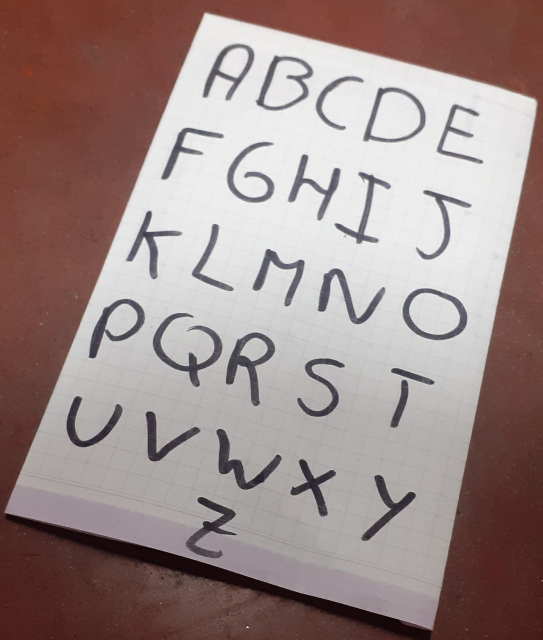
#> input picture examen2/Pruebas/proceso completo/1.jpg, 1086 x 1280 px (shown at 1/2 size)
$ python conjuntomorfo.py
#> lines starting #> are read from the running program, lines starting #| are printed output that depends on the picture; after the words box and inside, x2 and y2 are one past the last pixel; in counts of white or black regions, pixels touching at a corner belong together
import numpy as np
import cv2
from matplotlib import pyplot as plt


def thresh(img):
    img_out = img
    height, width = img_out.shape
    for i in range(height):
        for j in range(width):
            if img_out[i][j]<=108:
                img_out[i][j]=0
            else:
                img_out[i][j]=255

    return img_out


def dilation(img,kernel):
    f,c=img.shape
    img2=np.zeros((f,c),np.uint8)
    for i in range(2,f-3):
        for j in range(2,c-3):
            sm=[kernel[0][0]*img[i-2][j-1],kernel[0][1]*img[i-2][j],kernel[0][2]*img[i-2][j+1],kernel[0][3]*img[i-2][j-2],kernel[0][4]*img[i-2][j+2],
                kernel[1][0]*img[i-1][j-1],kernel[1][1]*img[i-1][j],kernel[1][2]*img[i-1][j+1],kernel[1][3]*img[i-1][j-2],kernel[1][4]*img[i-1][j+2],
                kernel[2][0]*img[i][j-1],kernel[2][1]*img[i][j],kernel[2][2]*img[i][j+1],kernel[2][3]*img[i][j-2],kernel[2][4]*img[i][j+2],
                kernel[3][0]*img[i+1][j-1],kernel[3][1]*img[i+1][j],kernel[3][2]*img[i+1][j+1],kernel[3][3]*img[i+1][j-2],kernel[3][4]*img[i+1][j+2],
                kernel[4][0]*img[i+2][j-1],kernel[4][1]*img[i+2][j],kernel[4][2]*img[i+2][j+1],kernel[4][3]*img[i+2][j-2],kernel[4][4]*img[i+2][j+2]]
            img2[i][j]=np.max(sm)
    return img2
def erosion(img,kernel):
    f,c=img.shape
    img2=np.zeros((f,c),np.uint8)
    for i in range(2,f-3):
        for j in range(2,c-3):
            sm=[kernel[0][0]*img[i-2][j-1],kernel[0][1]*img[i-2][j],kernel[0][2]*img[i-2][j+1],kernel[0][3]*img[i-2][j-2],kernel[0][4]*img[i-2][j+2],
                kernel[1][0]*img[i-1][j-1],kernel[1][1]*img[i-1][j],kernel[1][2]*img[i-1][j+1],kernel[1][3]*img[i-1][j-2],kernel[1][4]*img[i-1][j+2],
                kernel[2][0]*img[i][j-1],kernel[2][1]*img[i][j],kernel[2][2]*img[i][j+1],kernel[2][3]*img[i][j-2],kernel[2][4]*img[i][j+2],
                kernel[3][0]*img[i+1][j-1],kernel[3][1]*img[i+1][j],kernel[3][2]*img[i+1][j+1],kernel[3][3]*img[i+1][j-2],kernel[3][4]*img[i+1][j+2],
                kernel[4][0]*img[i+2][j-1],kernel[4][1]*img[i+2][j],kernel[4][2]*img[i+2][j+1],kernel[4][3]*img[i+2][j-2],kernel[4][4]*img[i+2][j+2]]
            img2[i][j]=np.min(sm)
    return img2
def opening(img,kernel):
    img1=erosion(img,kernel)
    img2=dilation(img1,kernel)
    return img2

def closing(img,kernel):
    img1=dilation(img,kernel)
    img2=erosion(img1,kernel)
    return img2


def conjunto(img,kernel):
    r=thresh(img)
    r=dilation(r,kernel)
    r=closing(r,kernel)
    r=erosion(r,kernel)
    r=opening(r,kernel)
    r=dilation(r,kernel)
    r=dilation(r,kernel)
    r=dilation(r,kernel)
    return r

def esquinas(img):
    gray = cv2.cvtColor(img,cv2.COLOR_BGR2GRAY)
    corners = cv2.goodFeaturesToTrack(gray, 4, 0.01, 200)
    corners = np.int0(corners)
    f = open ('puntos.txt','w')
    h,w,c=img.shape
    for i in range(4):
        if int(corners[i][0][0]) > h/2 and int(corners[i][0][1] > w/2):
            punto1=(corners[i][0][0],corners[i][0][1])

        elif int(corners[i][0][0]) > w/2 and int(corners[i][0][1] < h/2):
            punto2=(corners[i][0][0],corners[i][0][1])

        elif int(corners[i][0][0]) < w/2 and int(corners[i][0][1] < h/2):
            punto3=(corners[i][0][0],corners[i][0][1])
        else:
            punto4=(corners[i][0][0],corners[i][0][1])
    f.write(str(punto1[0]))
    f.write(",")
    f.write(str(punto1[1]))
    f.write(",")
    f.write(str(punto2[0]))
    f.write(",")
    f.write(str(punto2[1]))
    f.write(",")
    f.write(str(punto3[0]))
    f.write(",")
    f.write(str(punto3[1]))
    f.write(",")
    f.write(str(punto4[0]))
    f.write(",")
    f.write(str(punto4[1]))
    f.close()


img=cv2.imread('1.jpg',0)
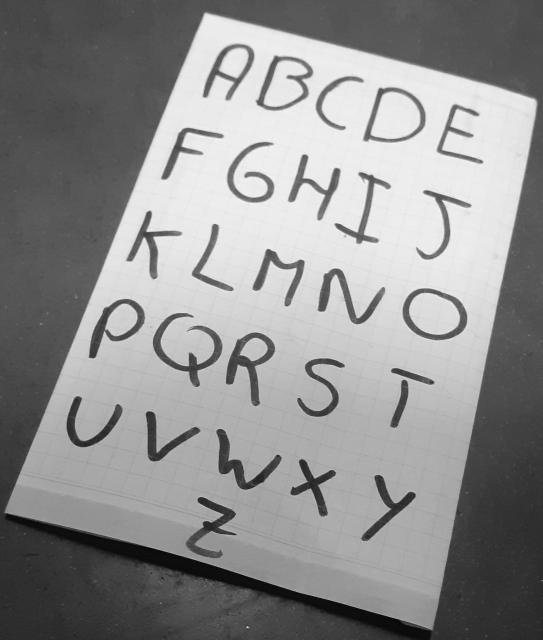
#> img: shape (1280, 1086) (shown at 1/2 size); min 0, max 255, mean 143.1
img=cv2.resize(img,(500,500))
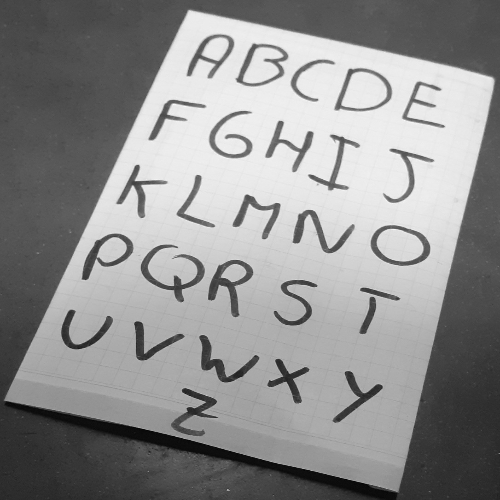
#> img: shape (500, 500); min 2, max 252, mean 143
kernel=np.ones((5,5),np.uint8)
reso=conjunto(img,kernel)
#> after the loop in thresh, `for i in range(height):`:
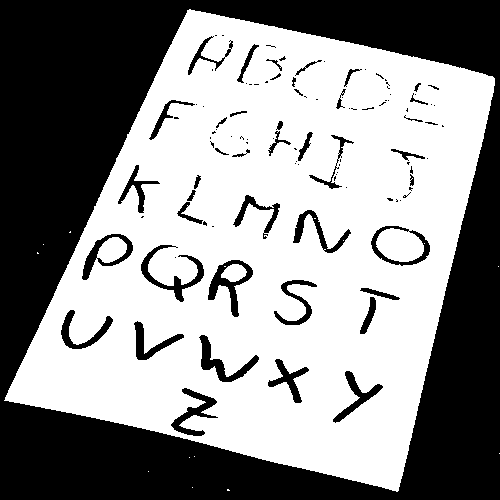
#> img_out: shape (500, 500); 56.5% white; 109 black regions (66 under 20 px), largest, box (x1, y1, x2, y2) and area: (0, 0, 500, 500) 97121, (141, 245, 204, 302) 809, (208, 260, 253, 317) 804
#> after the loop in dilation, `for i in range(2,f-3):`: img2: shape (500, 500); 62.3% white; 85 black regions (68 under 20 px), largest, box (x1, y1, x2, y2) and area: (0, 0, 500, 500) 92983, (203, 338, 230, 380) 215, (210, 274, 236, 314) 164
#> after the loop in dilation (call 2), `for i in range(2,f-3):`: img2: shape (500, 500); 64.5% white; 3 black regions (2 under 20 px), largest, box (x1, y1, x2, y2) and area: (0, 0, 500, 500) 88637
#> after the loop in erosion, `for i in range(2,f-3):`: img2: shape (500, 500); 62.8% white; 3 black regions, box (x1, y1, x2, y2) and area: (0, 0, 500, 500) 93032, (204, 346, 209, 356) 50, (204, 362, 209, 367) 25
#> after the loop in erosion (call 2), `for i in range(2,f-3):`: img2: shape (500, 500); 61.1% white; 3 black regions, box (x1, y1, x2, y2) and area: (0, 0, 500, 500) 97148, (202, 344, 211, 358) 126, (202, 360, 211, 369) 81
#> after the loop in erosion (call 3), `for i in range(2,f-3):`:
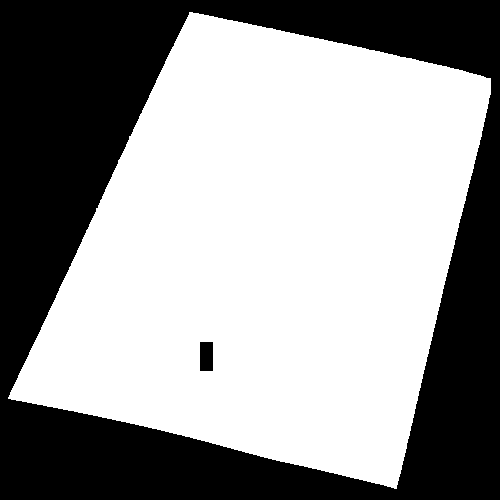
#> img2: shape (500, 500); 59.4% white; 2 black regions, box (x1, y1, x2, y2) and area: (0, 0, 500, 500) 101025, (200, 342, 213, 371) 377
#> after the loop in dilation (call 3), `for i in range(2,f-3):`: img2: shape (500, 500); 61% white; 2 black regions, box (x1, y1, x2, y2) and area: (0, 0, 500, 500) 97169, (202, 344, 211, 369) 225
#> after the loop in dilation (call 4), `for i in range(2,f-3):`:
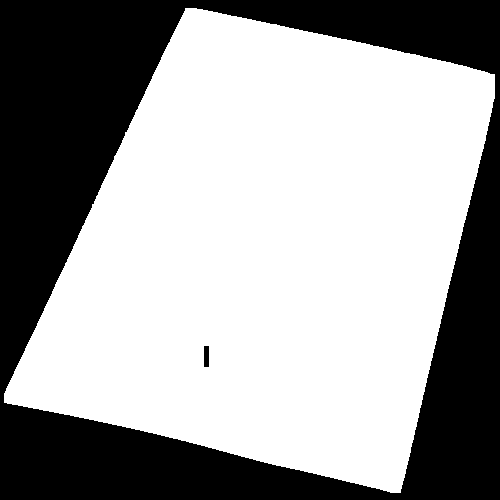
#> img2: shape (500, 500); 62.6% white; 2 black regions, box (x1, y1, x2, y2) and area: (0, 0, 500, 500) 93281, (204, 346, 209, 367) 105
#> after the loop in dilation (call 5), `for i in range(2,f-3):`:
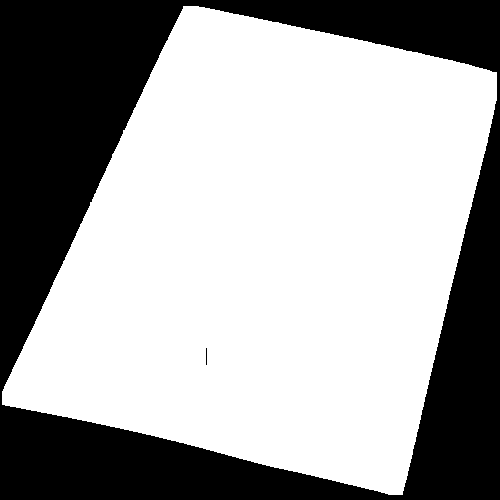
#> img2: shape (500, 500); 64.2% white; 2 black regions (1 under 20 px), largest, box (x1, y1, x2, y2) and area: (0, 0, 500, 500) 89361
#> after the loop in dilation (call 6), `for i in range(2,f-3):`:
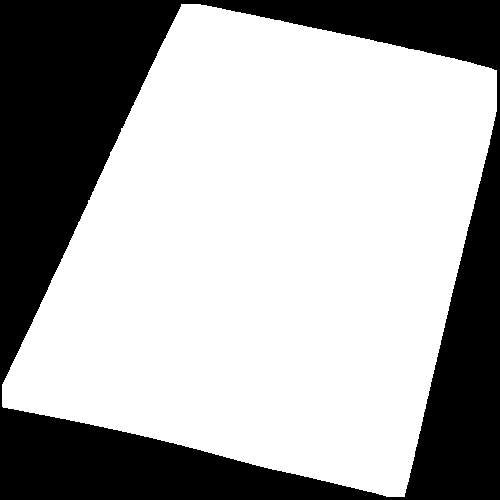
#> img2: shape (500, 500); 65.8% white; 1 black region, box (x1, y1, x2, y2) and area: (0, 0, 500, 500) 85516
cv2.imwrite('resultado.png',reso)
img3=cv2.imread('resultado.png')
esquinas(img3)
#> in esquinas, `corners = cv2.goodFeaturesToTrack(gray, 4, 0.01, 200)`: corners = [[404, 496], [496, 70], [181, 4], [3, 406]]
#> the loop in esquinas, `for i in range(4):` made 4 passes


'''
imgo=cv2.imread('jota4.png',0)
imgc=cv2.imread('jota5.png',0)
kernel=np.ones((5,5),np.uint8)
resd=dilation(img,kernel)
rese=erosion(img,kernel)
reso=opening(imgo,kernel)
resc=closing(imgc,kernel)
'''
#dilation
#cv2.imwrite('dilation.png',resd)
#erosion
#cv2.imwrite('erosion.png',rese)
#opening
#cv2.imwrite('dila3.png',reso)
#closing
#cv2.imshow('closing',resc)
